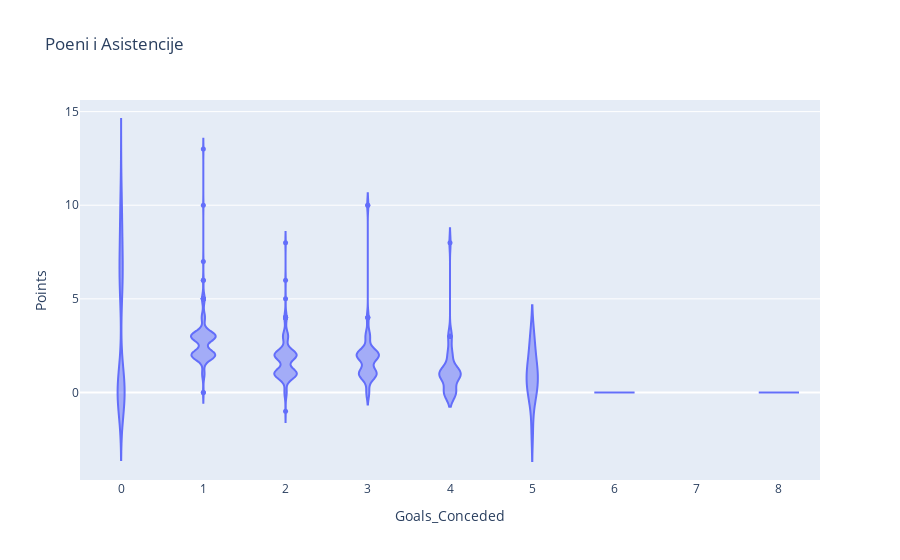

Write notebook code for a chart like this one.
### Code cell
fig=px.violin(df_gk,
               x='Goals_Conceded',
               y='Points',
               #opacity=0.8,
               hover_data=['Clean_Sheet'], #DA LI JOS VREDNOSTI
               title='Poeni i Asistencije') 

fig.update_traces(marker_size=5)
fig.show()

#SVE PRISUTNE KOMBINACIJE(GAP)
#BOLJE GPA
#DA LI VIOLIN PLOT

### Figure 1 — Plotly figure (JSON) as saved in the notebook; plotly's stock layout.template omitted (floating-point values rounded to 4 significant figures; data arrays with more than 128 entries replaced by an {"elided": "..."} marker saying what was removed)
{"data": [{"alignmentgroup": "True", "box": {"visible": false}, "customdata": {"elided": "798x1 int values"}, "hovertemplate": "Goals_Conceded=%{x}<br>Points=%{y}<br>Clean_Sheet=%{customdata[0]}<extra></extra>", "legendgroup": "", "marker": {"color": "#636efa", "size": 5}, "name": "", "offsetgroup": "", "orientation": "v", "scalegroup": "True", "showlegend": false, "type": "violin", "x": {"elided": "798 int values"}, "x0": " ", "xaxis": "x", "y": {"elided": "798 int values"}, "y0": " ", "yaxis": "y"}], "layout": {"legend": {"tracegroupgap": 0}, "title": {"text": "Poeni i Asistencije"}, "violinmode": "group", "xaxis": {"anchor": "y", "domain": [0, 1], "title": {"text": "Goals_Conceded"}}, "yaxis": {"anchor": "x", "domain": [0, 1], "title": {"text": "Points"}}}}
